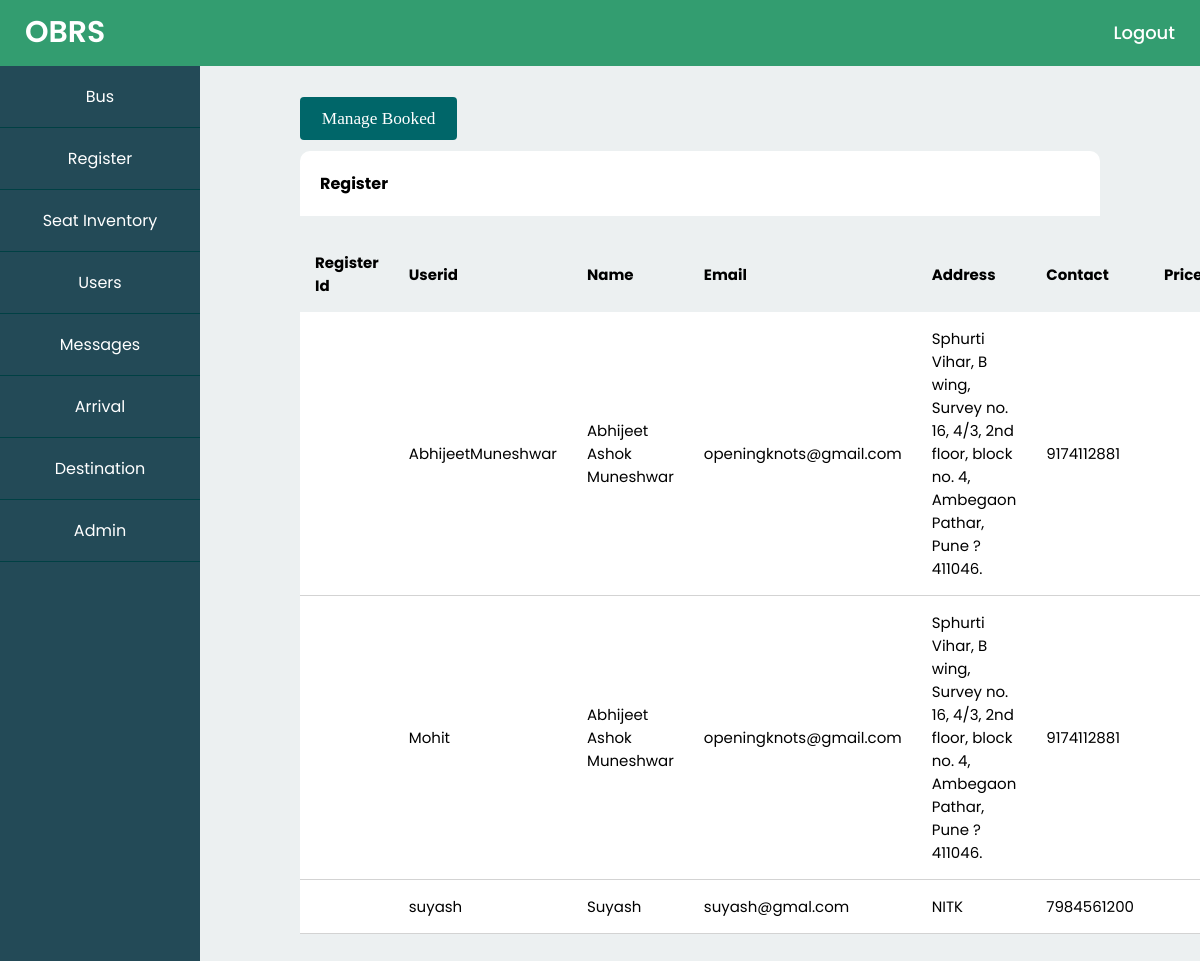
/admin/register.php, run on the app's committed database.
### tables this page shows
CREATE TABLE IF NOT EXISTS `register` (
  `userid` varchar(50) NOT NULL COMMENT 'userid',
  `name` varchar(50) NOT NULL COMMENT 'name',
  `email` varchar(50) NOT NULL COMMENT 'email',
  `password` varchar(50) NOT NULL COMMENT 'password',
  `address` varchar(500) NOT NULL COMMENT 'address',
  `contact` varchar(50) NOT NULL COMMENT 'contact',
  `message` varchar(500) NOT NULL COMMENT 'Message',
  PRIMARY KEY (`userid`)
);

### admin/register.php (the view, shortened to what this page needs)
<?php include "../db.php";  ?>
<?php
$sql="select * from register";
$res=mysqli_query($con,$sql);
?>
<?php include "header.php"; ?>
<div class="admin-content">
<div class="button-group">
<a href="add_bus.php" class="btn btn-big">Manage Booked</a>
</div>
<div class="card-body">
<h4 class="box-title">Register</h4>
</div>
<div class="content">
<table>
    <thead>
        <th>Register Id</th>
        <th>Userid</th>
        <th>Name</th>
        <th>Email</th>
        <th>Address</th>
        <th>Contact</th>
        <th>Price</th>
    </thead>
    <tbody>
    <?php
                while($row=mysqli_fetch_assoc($res)) {
    ?>
        <tr>
                <td><?php echo $row['register_id'] ?></td>
                <td><?php echo $row['userid'] ?></td>
                <td><?php echo $row['name'] ?></td>
                <td><?php echo $row['email'] ?></td>
                <td><?php echo $row['address'] ?></td>
                <td><?php echo $row['contact'] ?></td>
                <td><?php echo $row['price'] ?></td>
</tr>
<?php } ?>
    </tbody>
</table>
</div>
</div>
 </div>
</body>
</html>

### admin/header.php (shortened to what this page needs)
<!DOCTYPE html>
<html lang="en">
<head>
    <link rel="stylesheet" href="admin.css">
    <link rel="stylesheet" href="../styles.css">
</head>
<body>
<nav class="nav-bar">
<div class="nav-contents">
          <div class="logo">
            <a href="../index.php">OBRS</a>
          </div>
          <ul class="menu-lists">
            <li><a href="logout.php">Logout</a></li>
          </ul>
        </div>
 </nav>
 <div class="admin-wrapper">
<div class="left-sidebar">
<ul>
<li><a href="bus.php">Bus</a></li>
<li><a href="register.php">Register</a></li>
<li><a href="seat.php">Seat Inventory</a></li>
<li><a href="users.php">Users</a></li>
<li><a href="contact_us.php">Messages</a></li>
<li><a href="arrival.php">Arrival</a></li>
<li><a href="destination.php">Destination</a></li>
<li><a href="dashboard.php">Admin</a></li>
</ul>
</div>

### admin/admin.css (style rules this page uses)
* { margin: 0; padding: 0; box-sizing: border-box; font-family: 'Poppins', sans-serif; }
.nav-bar { position: relative !important; height: 66px; }
.admin-wrapper { display: flex; height: calc(100vh - 66px); background: #ECF0F1; }
.admin-wrapper .left-sidebar { flex: 2; height: 100%; background: #234a57; }
.admin-wrapper .admin-content { flex: 8; height:100%; padding:40px 100px 100px; overflow-y:scroll; }
.admin-wrapper .left-sidebar ul { list-style:none; margin:0px; padding:0px; color:aliceblue; }
.admin-wrapper .left-sidebar ul li a { padding:18px; color: white; text-decoration: none; display:block; text-align: center; border-bottom:1px solid #004044; }
a { text-decoration: none; }
.btn { padding: .5rem 1rem; background:#006669; border:1px solid transparent; border-radius:.25rem; color:white; font-size:1.08em; font-family: 'Lora' ,serif; }
.btn-big { padding:.7rem 1.3rem; line-height:1.3rem; }
.card-body { float: left; padding: 1.25em; position: relative; width: 100%; margin-top:20px; background:white; border-radius:10px 10px 0px 0px; margin-bottom: 20px; }
table { width:100%; border-collapse:collapse; font-size:1.1rem; }
td { padding:15px; text-align:left; font-size:15px; border-bottom:1px solid #d3d3d3; }
th { font-size: 15px; padding:15px; text-align:left; }
tbody { background: white; }

### styles.css (style rules this page uses)
* { margin: 0; padding: 0; box-sizing: border-box; font-family: 'Poppins', sans-serif; }
body { background:#F0F3F4; }
.nav-bar { position: fixed; width: 100%; z-index: 2; background: #339D70; padding: 10px 0; transition: all 0.3s ease; }
.nav-contents { max-width: 100%; margin: auto; padding: 0px 25px; }
.nav-bar .nav-contents { display: flex; align-items: center; justify-content: space-between; }
.nav-bar .logo a { color: #fff; font-size: 30px; font-weight: 600; text-decoration: none; }
.nav-bar .menu-lists { display: inline-flex; }
.menu-lists li { list-style: none; margin: 0px;; padding: 0; }
.nav-bar ul { padding-bottom: 0px; margin-bottom: 0px; }
.menu-lists li a { color: #fff; font-size: 18px; font-weight: 500; margin-left: 25px; text-decoration: none; transition: all 0.3s ease; }
@media (max-width: 1230px) { .nav-contents { padding: 0 25px; } }

### data on the page
register: userid "AbhijeetMuneshwar", name "Abhijeet Ashok Muneshwar", email "openingknots@gmail.com", address "Sphurti Vihar, B wing, Survey no. 16, 4/3, 2nd floor, block no. 4, Ambegaon Pathar, Pune ? 411046.", contact "9174112881"
register: userid "Mohit", name "Abhijeet Ashok Muneshwar", email "openingknots@gmail.com", address "Sphurti Vihar, B wing, Survey no. 16, 4/3, 2nd floor, block no. 4, Ambegaon Pathar, Pune ? 411046.", contact "9174112881"
register: userid "suyash", name "Suyash", email "suyash@gmal.com", address "NITK", contact "7984561200"
